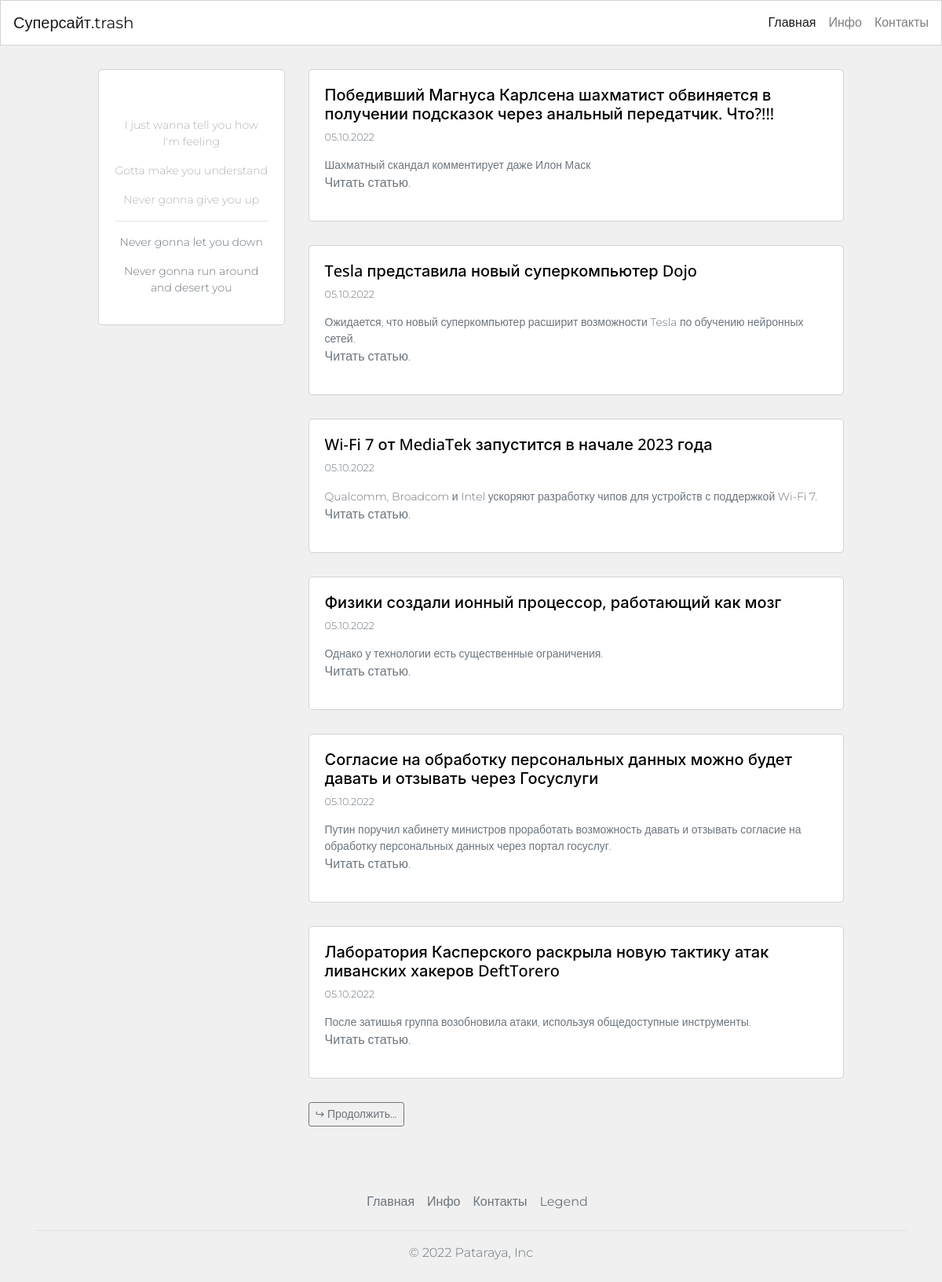
The page / on the database its author committed.
### blog/models.py (models this page shows, shortened)
class Post(db.Model):
    id = db.Column(db.Integer, primary_key=True)
    user_id = db.Column(db.Integer, db.ForeignKey("user.id"), nullable=False)
    created_at = db.Column(db.DateTime, default=datetime.now)
    title = db.Column(db.String(120), nullable=False)
    slug = db.Column(db.String(250))
    description = db.Column(db.String(240))
    body = db.Column(db.Text(), nullable=False)
    image = db.Column(db.String(120))

### blog/routes.py (the view)
@app.route("/")
def homepage():
    page_number = request.args.get("page", 1, type=int)
    posts = Post.query.order_by(Post.created_at.desc()).paginate(page_number, 6, True)
    if posts.has_next:
        next_page = url_for("homepage", page=posts.next_num)
    else:
        next_page = None
    if posts.has_prev:
        previous_page = url_for("homepage", page=posts.prev_num)
    else:
        previous_page = None
    return render_template(
        "homepage.html",
        posts=posts,
        current_page=page_number,
        next_page=next_page,
        previous_page=previous_page,
    )

### blog/templates/homepage.html (shortened to what this page needs)
{% extends 'base.html' %}
{% block content %}
<div class="container content-container">
    <div class="row no-gutters">
        <div class="col-md-9 order-md-2">
            {% for post in posts.items %}
            <div class="single-post-home">
                <h5>
                    <a class="custom-link" href="{{ url_for('post_detail', post_slug=post.slug) }}">
                        {{ post.title }}
                    </a>
                </h5>
                <p class="p-small-two text-muted">
                    {{ post.created_at.strftime('%d.%m.%Y') }}
                </p>
                {% if post.description %}
                <p class="p-small-one text-muted mb-0">
                    {{ post.description }}
                    <a class="read-more" href="{{ url_for('post_detail', post_slug=post.slug) }}"><p>Читать статью.</p></a>
                </p>
                {% endif %}
            </div>
            {% endfor %}
            <div class="pagination-block">
                {% if next_page %}
                <a class="btn btn-sm btn-outline-secondary" href="{{ next_page }}">↪ Продолжить...</a>
                {% endif %}
            </div>
        </div>
        <div class="col-md-3 order-md-1">
            {% include 'about_me_snippet.html' %}
        </div>
    </div>
</div>
{% endblock %}

### blog/templates/base.html (shortened to what this page needs)
<!doctype html>
<html lang="en">
  <head>
    <link rel="stylesheet" href="/static/fonts/icomoon/style.css">
    <link rel="stylesheet" href="/static/css/owl.carousel.min.css">
    <link rel="stylesheet" href="/static/css/bootstrap.min.css">
    <link rel="stylesheet" href="/static/css/style.css">
    <link rel="stylesheet" href="https://cdn.jsdelivr.net/npm/bootstrap@4.5.3/dist/css/bootstrap.min.css">
    <link rel="stylesheet" href="{{ url_for('static', filename='blog.css') }}">
</head>
<body>
    <nav class="navbar navbar-expand-lg navbar-light navbar-bg-white">
        <div class="teqweqrqrqr">
            <a class="navbar-brand" href="{{ url_for('homepage') }}">Суперсайт.trash</a>
        </div>
            <div class="collapse navbar-collapse" id="navbarSupportedContent">
                <div class="navbar-nav ml-auto">
                        <a class="nav-item nav-link{% if request.path == '/' %} active{% endif %}" href="{{ url_for('homepage') }}">Главная <span class="sr-only">(current)</span></a>
                        <a class="nav-item nav-link{% if request.path == '/about' %} active{% endif %}" href="{{ url_for('about') }}">Инфо</a>
                        <a class="nav-item nav-link{% if request.path == '/contact' %} active{% endif %}" href="{{ url_for('contact') }}">Контакты</a>
                </div>
            </div>
    </nav>
    {% block content %}
    {% endblock %}
<div class="container">
    <footer class="py-3 my-4">
      <ul class="nav justify-content-center border-bottom pb-3 mb-3">
        <li class="nav-item"><a href="#" class="nav-link px-2 text-muted">Главная</a></li>
        <li class="nav-item"><a href="/about" class="nav-link px-2 text-muted">Инфо</a></li>
        <li class="nav-item"><a href="/contact" class="nav-link px-2 text-muted">Контакты</a></li>
        <li class="nav-item"><a href="https://www.youtube.com/watch?v=dQw4w9WgXcQ" class="nav-link px-2 text-muted">Legend</a></li>
      </ul>
      <p class="text-center text-muted">© 2022 Pataraya, Inc</p>
    </footer>
  </div>
    <script src="https://cdn.jsdelivr.net/npm/bootstrap@4.5.3/dist/js/bootstrap.bundle.min.js"></script></body>
</html>

### blog/templates/about_me_snippet.html (shortened to what this page needs)
<div class="about-snippet-block text-center">
    <div class="mt-3">
        <p class="p-small-one">I just wanna tell you how I'm feeling</p>
        <p class="p-small-one">Gotta make you understand</p>
        <p class="p-small-one">Never gonna give you up</p>
        <hr>
        <p class="p-small-one text-muted">Never gonna let you down</p>
        <p class="p-small-one text-muted">Never gonna run around and desert you</p>
    </div>
</div>

### blog/static/css/style.css (style rules this page uses)
body { font-family: "Open Sans", -apple-system, BlinkMacSystemFont, "Segoe UI", Roboto, "Helvetica Neue", Arial, "Noto Sans", sans-serif, "Apple Color Emoji", "Segoe UI Emoji", "Segoe UI Symbol", "Noto Color Emoji"; background-color: #fff; height: 200vh; position: relative; }
body:before { content: ""; position: absolute; top: 0; left: 0; right: 0; bottom: 0; background: rgba(0, 0, 0, 0.5); -webkit-transition: .3s all ease; -o-transition: .3s all ease; transition: .3s all ease; opacity: 0; visibility: hidden; z-index: 1; }
p { color: #b3b3b3; font-weight: 300; }
h1, h2, h3, h4, h5, h6, .h1, .h2, .h3, .h4, .h5, .h6 { font-family: "Open Sans", -apple-system, BlinkMacSystemFont, "Segoe UI", Roboto, "Helvetica Neue", Arial, "Noto Sans", sans-serif, "Apple Color Emoji", "Segoe UI Emoji", "Segoe UI Symbol", "Noto Color Emoji"; }
a { -webkit-transition: .3s all ease; -o-transition: .3s all ease; transition: .3s all ease; }
a, a:hover { text-decoration: none !important; }

### blog/static/blog.css (style rules this page uses)
html, body { font-family: 'Montserrat', sans-serif; background-color: #f0f0f0; }
.navbar-bg-white { background-color: #fff; border: 1px solid #d3d3d3; }
.content-container { max-width: 950px; margin-top: 30px; margin-bottom: 30px; padding: 0px; }
.pagination-block { margin-bottom: 30px; }
.about-snippet-block { background-color: #fff; border: 1px solid #d3d3d3; border-radius: 5px; padding: 20px; }
.single-post-home { background-color: #fff; border: 1px solid #d3d3d3; border-radius: 5px; padding: 20px; margin-bottom: 30px; }
.p-small-one { font-size: 0.875rem; }
.p-small-two { font-size: 0.800rem; }
.custom-link { color: #000; }
.read-more { color: #6c757d; text-decoration: underline; }
@media (min-width: 768px) { .single-post-home { margin-left: 30px; } }
@media (min-width: 768px) { .pagination-block { margin-left: 30px; } }
@media (min-width: 768px) { .nav-link { padding-right: 0px !important; padding-left: 1rem !important; } }

### rows shown on the page
Post: title "Победивший Магнуса Карлсена шахматист обвиняется в получении подсказок через анальный передатчик. Что?!!!", created_at "05.10.2022", description "Шахматный скандал комментирует даже Илон Маск"
Post: title "Tesla представила новый суперкомпьютер Dojo", created_at "05.10.2022", description "Ожидается, что новый суперкомпьютер расширит возможности Tesla по обучению нейронных сетей."
Post: title "Wi-Fi 7 от MediaTek запустится в начале 2023 года", created_at "05.10.2022", description "Qualcomm, Broadcom и Intel ускоряют разработку чипов для устройств с поддержкой Wi-Fi 7."
Post: title "Физики создали ионный процессор, работающий как мозг", created_at "05.10.2022", description "Однако у технологии есть существенные ограничения."
Post: title "Согласие на обработку персональных данных можно будет давать и отзывать через Госуслуги", created_at "05.10.2022", description "Путин поручил кабинету министров проработать возможность давать и отзывать согласие на обработку персональных данных через портал госуслуг."
Post: title "Лаборатория Касперского раскрыла новую тактику атак ливанских хакеров DeftTorero", created_at "05.10.2022", description "После затишья группа возобновила атаки, используя общедоступные инструменты."
